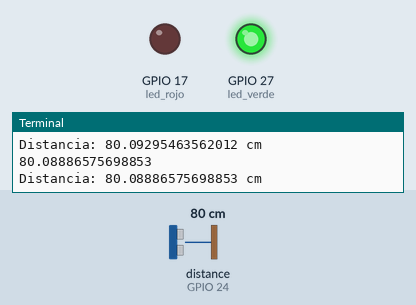
Recording of a program running on a simulated Raspberry Pi (BCM pin numbers). On the bench: output pins drawn as LEDs (lit = HIGH), the last lines printed to the terminal. Inputs (shaded band) come from the test bench; at power-on: distance to the obstacle (sensor on GPIO 24) 80 cm. The echo pulse lasts 58.3 µs per cm; the clock reads 2024-03-15 10:24:30 at power-on unless the program sets it; pins used as bus, display or sensor lines are not drawn.

Above: at 1.2 s.
1.3 s: distance to the obstacle (sensor on GPIO 24) set to 11 cm
3.2 s: distance to the obstacle (sensor on GPIO 24) set to 8 cm
At 4.8 s:
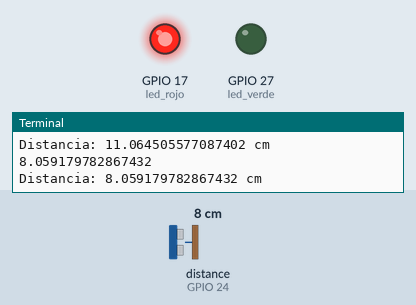
5.5 s: distance to the obstacle (sensor on GPIO 24) set to 18 cm
At 6.5 s:
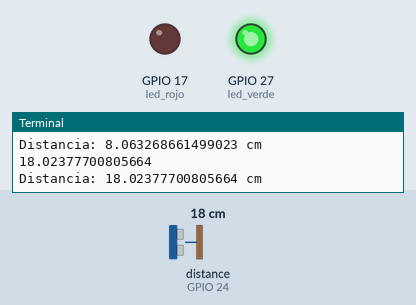
7.5 s: distance to the obstacle (sensor on GPIO 24) set to 2 cm
At 9.3 s:
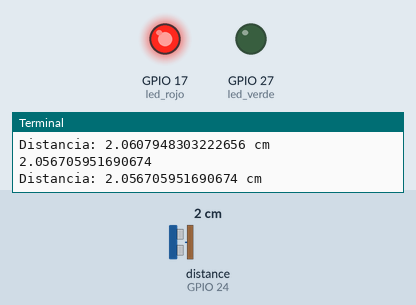
Timing chart, 0 to 10.5 s (numbered marks = the images above; inputs shaded):
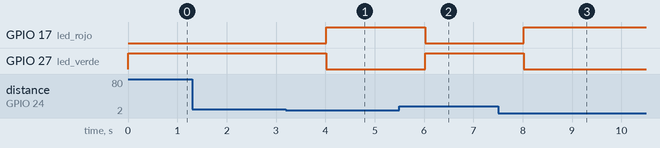

Measured:
- the behaviour switches between 10 and 9 cm on distance to the obstacle (sensor on GPIO 24) (found by bisection; images 0 and 1)
- after the input at 3.2 s, GPIO 17 (led_rojo): LOW → HIGH after 0.82 s; GPIO 27 (led_verde): HIGH → LOW after 0.82 s
- after the input at 5.5 s, GPIO 17 (led_rojo): HIGH → LOW after 0.52 s; GPIO 27 (led_verde): LOW → HIGH after 0.52 s
- after the input at 7.5 s, GPIO 17 (led_rojo): LOW → HIGH after 0.53 s; GPIO 27 (led_verde): HIGH → LOW after 0.53 s

The program:

1.2_codi.py
```python
"""Exercici 2: Sistema Bicolor amb LEDs per a Dues Distàncies
Utilitzar dos LEDs (vermell i verd) per indicar si un objecte és a prop (menys de 10 cm) o
lluny (més de 10 cm)."""

import RPi.GPIO as GPIO
import time
from llibreries_dispositius.led_classe import LED
from llibreries_dispositius.distancia_classe import SensorDistancia

GPIO.setmode(GPIO.BCM)

sensor_dist = SensorDistancia(trigger_pin=23, echo_pin=24)
led_rojo = LED(17)
led_verde = LED(27)

try:
    while True:
        # Medir la distancia
        distancia = sensor_dist.mesura_distancia()
        print(f"Distancia: {distancia} cm")

        if distancia <= 10:
            led_rojo.encendre()
            led_verde.apagar()
        else:
            led_rojo.apagar()
            led_verde.encendre()

        # Esperar 1 segundo antes de la siguiente medición
        time.sleep(1)

except KeyboardInterrupt: print("Programa finalitzat per l'usuari")
finally: GPIO.cleanup()
```

led_classe.py
```python
import RPi.GPIO as GPIO
import time

class LED:
    def __init__(self, pin):
        """Constructor del Objeto"""
        self.pin = pin
        #GPIO.setmode(GPIO.BCM)
        GPIO.setup(self.pin, GPIO.OUT)
        self.state = False

    def encendre(self):
        """Encén el LED."""
        GPIO.output(self.pin, GPIO.HIGH)
        self.state = True


    def apagar(self):
        """Apaga el LED."""
        GPIO.output(self.pin, GPIO.LOW)
        self.state = False


    def alternar(self):
        """Canvia l'estat del LED."""
        if self.state:
            self.apagar()
        else:
            self.encendre()

    # def cleanup(self):
        # """Neteja la configuració de GPIO."""
        # GPIO.cleanup()
```

distancia_classe.py
```python
import RPi.GPIO as GPIO
import time

class SensorDistancia:
    def __init__(self, trigger_pin, echo_pin):
        self.trigger_pin = trigger_pin
        self.echo_pin = echo_pin
        # GPIO.setmode(GPIO.BCM)  # Mode de numeració de pins
        GPIO.setup(self.trigger_pin, GPIO.OUT)  # Configura el pin trigger com a sortida
        GPIO.setup(self.echo_pin, GPIO.IN)  # Configura el pin echo com a entrada

    def mesura_distancia(self):
        """Mesura la distància en centímetres."""
        # Envia un pols de 10 µs pel pin trigger per iniciar la mesura
        GPIO.output(self.trigger_pin, GPIO.HIGH)
        time.sleep(0.00001)  # Pols de 10 microsegons
        GPIO.output(self.trigger_pin, GPIO.LOW)

        # Mesura el temps que tarda el senyal d’echo en tornar
        while GPIO.input(self.echo_pin) == 0:
            start_time = time.time()

        while GPIO.input(self.echo_pin) == 1:
            stop_time = time.time()

        # Calcula el temps de vol del pols
        elapsed_time = stop_time - start_time
        # Calcula la distància (en centímetres)
        distancia = (elapsed_time * 34300) / 2  # velocitat del so en cm/s
        print(distancia)
        return distancia

    # def cleanup(self):
        # """Neteja la configuració de GPIO."""
        # GPIO.cleanup()
```
